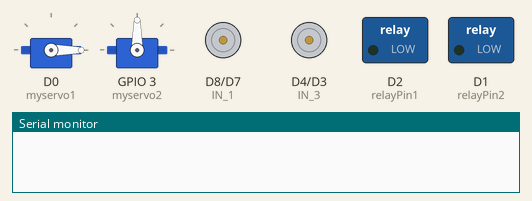
Bench run of a sketch on a simulated ESP8266 (NodeMCU). Shown: 2 × servo, motor-driver pin pairs drawn as motors (green arrow = first pin HIGH = forward, orange = second pin HIGH = backward, longer = more drive, scaled by the enable pin), switched loads named in the sketch (green lamp = pin HIGH), the last lines printed to the serial monitor.

Above: at 0.0 s.
At 4.6 s:
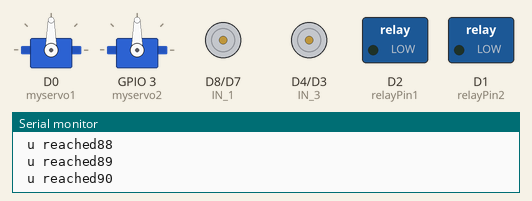
At 13.2 s:
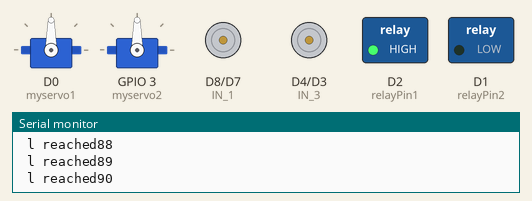
At 31.3 s:
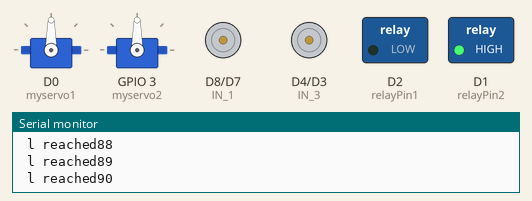
At 33.3 s:
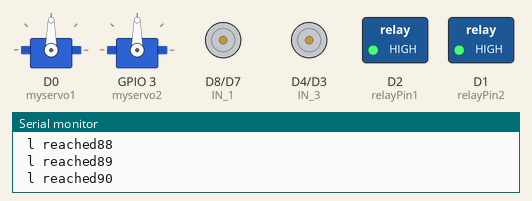
At 38.3 s:
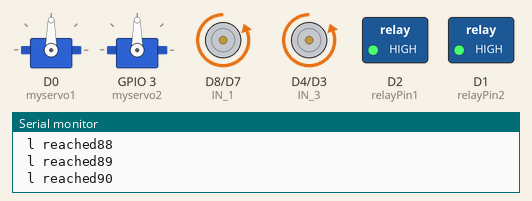
Timing chart, 0 to 39.8 s (numbered marks = the images above):
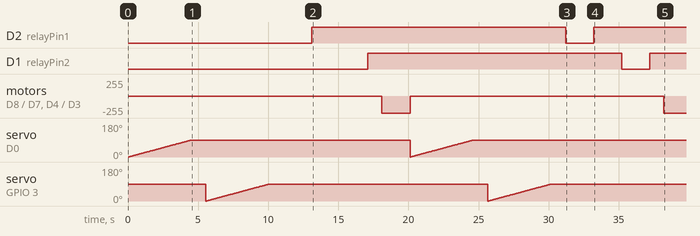

The sketch:

integratedCode.ino
```cpp
#define ENA   14          // Enable/speed motors Right        GPIO14(D5)
#define ENB   12          // Enable/speed motors Left         GPIO12(D6)
#define IN_1  15          // L298N in1 motors Right           GPIO15(D8)
#define IN_2  13          // L298N in2 motors Right           GPIO13(D7)
#define IN_3  2           // L298N in3 motors Left            GPIO2(D4)
#define IN_4  0           // L298N in4 motors Left            GPIO0(D3)
#include <Servo.h>

int speedCar = 800;         // 400 - 1023.
int speed_Coeff = 3;


Servo myservo1;
Servo myservo2;
int relayPin1=D2;//rx
int relayPin2=D1;
void setup() {
  // put your setup code here, to run once:
//  pinMode(relayPin1,FUNCTION_3);
   pinMode(ENA, OUTPUT);
 pinMode(ENB, OUTPUT);
 pinMode(IN_1, OUTPUT);
 pinMode(IN_2, OUTPUT);
 pinMode(IN_3, OUTPUT);
 pinMode(IN_4, OUTPUT);
  pinMode(relayPin1,OUTPUT);
  pinMode(relayPin2,OUTPUT);

    myservo1.attach(D0);
  myservo2.attach(3);
 Serial.begin(115200);


}
void goAhead(){

      digitalWrite(IN_1, LOW);
      digitalWrite(IN_2, HIGH);
      analogWrite(ENA, speedCar);

      digitalWrite(IN_3, LOW);
      digitalWrite(IN_4, HIGH);
      analogWrite(ENB, speedCar);
//    stopRobot();

  }
  void stopRobot(){

      digitalWrite(IN_1, LOW);
      digitalWrite(IN_2, LOW);
      analogWrite(ENA,speedCar);

      digitalWrite(IN_3, LOW);
      digitalWrite(IN_4, LOW);
      analogWrite(ENB, speedCar);
 }


void loop() {
  int sprayflag=2;
// if(sprayflag>=1){
 int moveUp=90;//reading y axis reading from thingspeak
 int moveleft=90;//reading x axis reading form thingspeak
  moveVertical(moveUp);//activating servo motor to move in y axis
  delay(1000);
moveHorizontal(moveleft);//activating servo motor to move in x axis
delay(1000);
int typeofspray=sprayflag;
Activatepump(typeofspray);//activating pump to spray pest
//  }

delay(1000);
goAhead();
delay(2000);
stopRobot();
}
//function to move hand in y axis
void moveVertical(int val){
  int MoveUP=val;
  for(int i =0 ; i<=MoveUP;i++){
    myservo1.write(i);
    delay(50);
    Serial.print(" u reached");
    Serial.println(i);

  }

}
// function to move hand in x axis
void moveHorizontal(int val){
  int MoveLeft=val;
  for(int i =0 ; i<=MoveLeft;i++){
    myservo2.write(i);
    delay(50);
     Serial.print(" l reached");
    Serial.println(i);
  }

}
//function to activate pump of pest which need to be sprayed
void Activatepump(int val){
// if(val==1){
  digitalWrite(relayPin1,LOW);
  delay(2000);
  digitalWrite(relayPin1,HIGH);
   delay(2000);
//  }
//  else if(val==2 ){
   digitalWrite(relayPin2,LOW);
  delay(2000);
  digitalWrite(relayPin2,HIGH);

//    }

//    moveToNextPlant();

}
```

Measured:
- by itself, D2 (relayPin1): LOW → HIGH at 13.1 s, → LOW 18.1 s later, → HIGH 2.0 s later
- by itself, D1 (relayPin2): LOW → HIGH at 17.1 s, → LOW 18.1 s later, → HIGH 2.0 s later
- by itself, servo on GPIO 3 (myservo2): ramps from 0° to 90° and jumps back, once every 20.1 s
- by itself, motor on D8 (IN_1) / D7 (IN_2), motor on D4 (IN_3) / D3 (IN_4): stopped → backward 255/255 at 18.1 s, → stopped 2.0 s later, → backward 255/255 18.1 s later
